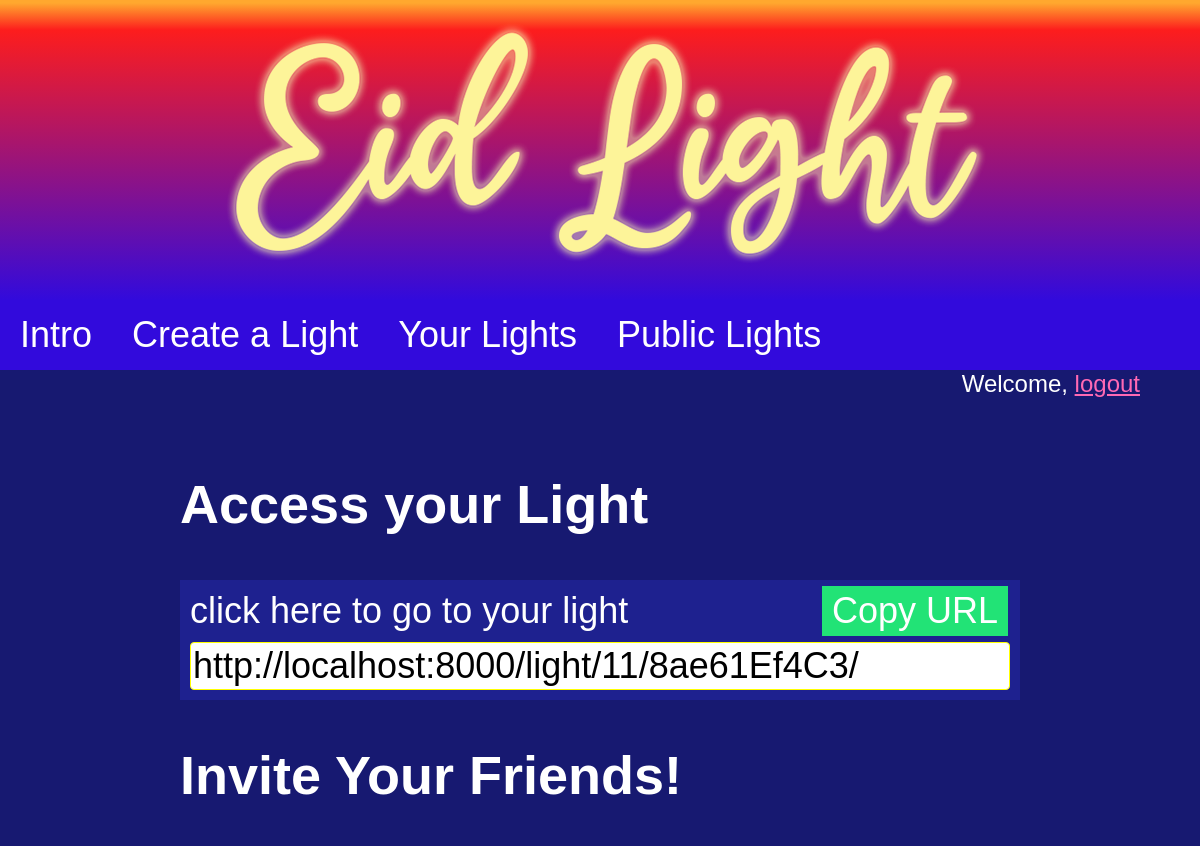
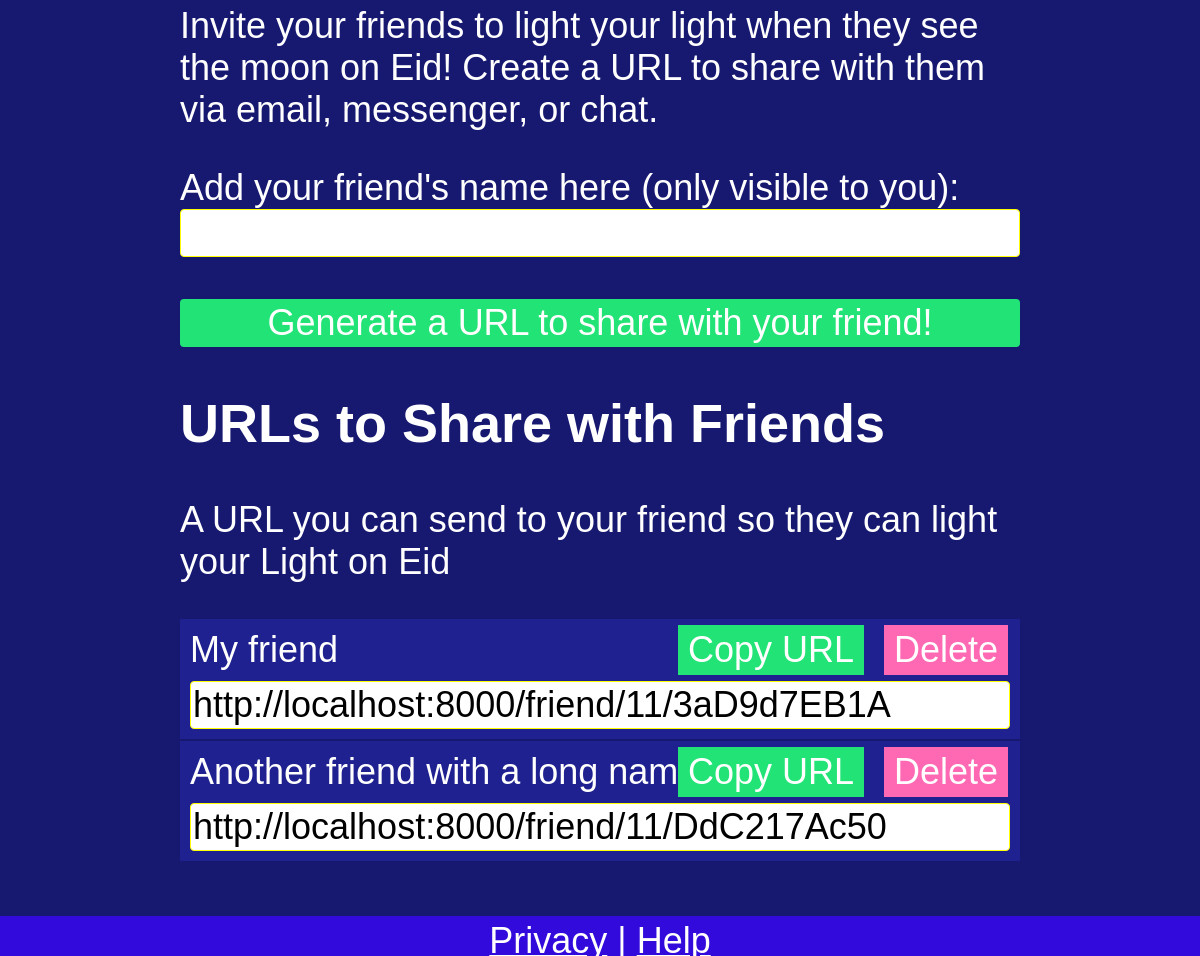
The app's page /addfriends/11/8ae61Ef4C3 (signed in) with its own data (2 pictures, top to bottom).
### eid_light/models.py (models this page shows, shortened)
class Light(models.Model):
	name = models.CharField(max_length=100)
	ident = models.TextField(unique=True, max_length=20)
	public = models.BooleanField(default=False);
	user = models.ForeignKey(settings.AUTH_USER_MODEL,
        on_delete=models.CASCADE,
    )

class Friends(models.Model):
	name = models.CharField(max_length=255)
	on = models.BooleanField(default=False)
	ident = models.TextField(unique=True, max_length=20)
	light = models.ForeignKey(
	'Light',
	on_delete=models.CASCADE,
	)
	created = models.DateTimeField(auto_now_add=True)
	updated = models.DateTimeField(auto_now=True)

### eid_light/views.py (the view, shortened to what this page needs)
# urls.py: path('addfriends/<int:pk>/<str:characters>', views.addfriends, name="addfriends"),
def addfriends(request, pk, characters):
	l = Light.objects.get(id=pk)
	f = Friends.objects.all().filter(light = l)
	return render(request, 'start.html', {'id':l.id,  'friends' : f, 'light_string':l.ident,})

### eid_light/templates/start.html (shortened to what this page needs)
{% extends "base.html" %}
{% block content %}
{% load socialaccount %}
 <div class="align-to-right">
  {% if user.is_authenticated %}
 	Welcome, {{user.first_name}} {{user.last_name}} <a href="/accounts/logout"> logout </a>
 	{%else%}
 <a href="{% provider_login_url 'google' %}">Login with Google</a></div>
 {% endif %}
 </div>
<div class="content">
{% if user.is_authenticated %}
<h2>Access your Light</h2>
<ul><li>
<div><a href="/light/{{id}}/{{light_string}}">click here to go to your light</a></div>
<div class="add_right"><a href="" onclick="myFunction()">Copy URL</a></div>
<div><input type="text" value="http://localhost:8000/light/{{id}}/{{light_string}}/" id="myInput"> <div></li></ul>
<h2> Invite Your Friends! </h2>
<p>Invite your friends to light your light when they see the moon on Eid! Create a URL to share with them via email, messenger, or chat.</p>
     <form>
      <label for="name">Add your friend's name here (only visible to you):</label><br>
  		<input type="text" id="name" name="name"><br/><br/>
 		<input type="submit" value="Generate a URL to share with your friend!">
	 </form>
	 {%if friends%}
     <h2> URLs to Share with Friends </h2>
	 <p>A URL you can send to your friend so they can light your Light on Eid <br> <a href = "">{{sl}}</a></p>
			<ul>
		  		{% for i in friends %}
		  		<li> <div>{{i.name}}</div><div class="add"><a href="" onclick="myFunction()">Copy URL</a></div><div class="delete"><a href="/deletefriend/{{i.id}}/{{id}}/">Delete</a></div>
		  		 <div><input type="text" value="http://localhost:8000/friend/{{id}}/{{i.ident}}" id="myInput"> <div></li>
		  		{% endfor %}
		  </ul>
	{% else %}
				<p>	No URLs to share yet!</p>
	{% endif %}
    <h1> &nbsp; <br/></h1>
 </div>
{% endif %}
{% endblock %}

### eid_light/templates/base.html (style rules this page uses)
* { box-sizing: border-box; font-family: Arial, Helvetica, sans-serif; }
body { margin: 0; font-family: Arial, Helvetica, sans-serif; background-color: #171971; color:#fff; font-size:3vw; }
.content { padding-top: 30px; left: 15vw; right:15vw; display: block; position: absolute; max-width: 100%; height: auto; font-size: 3vw; }
input[type=text], select { width: 100%; }
input { height: 4vw; font-size: 3vw; border: 1px solid #FFFF00; border-radius: 4px; }
.content label { font-size: 3vw; font-weight: normal; margin-top:0; }
input[type=submit] { width: 100%; height: 4vw; background-color: #22e376; color: white; border: none; border-radius: 4px; }
h1 { font-size: 4vw; margin: 0; padding-top:2px; padding-bottom:2px; }
.align-to-right { text-align: right; padding-right: 5vw; font-size: 2vw; }
.align-to-right a { color: hotpink; }
ul { padding-left: 0; list-style-type: none; }
li { position: relative; padding: 10px; margin-bottom: 2px; background-color: #1e218f; }
li input { margin-top:10px; }
.delete { position: absolute; top: 6px; right: 1vw; padding: 4px 10px; background-color: hotpink; cursor: pointer; }
.add { position: absolute; top: 6px; right: 13vw; padding: 4px 10px; background-color: #22e376; cursor: pointer; }
.add_right { position: absolute; top: 6px; right: 1vw; padding: 4px 10px; background-color: #22e376; cursor: pointer; }
li a { color: white; text-decoration: none; }

### records on screen
Light: ident "http://localhost:8000/light/11/8ae61Ef4C3/"
Friends: name "My friend", ident "http://localhost:8000/friend/11/3aD9d7EB1A"
Friends: name "Another friend with a long name", ident "http://localhost:8000/friend/11/DdC217Ac50"
